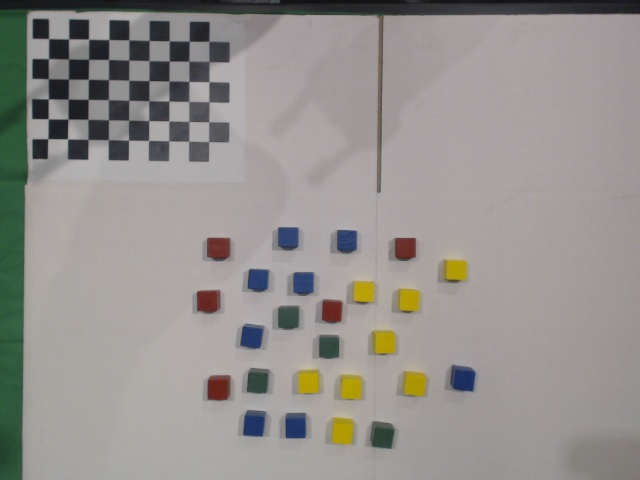
#> input picture perls/src/test.jpg, 640 x 480 px, found by its file name
$ python color_detect.py   (older library calls are emulated)
#> lines starting #> are read from the running program, lines starting #| are printed output that depends on the picture; after the words box and inside, x2 and y2 are one past the last pixel; in counts of white or black regions, pixels touching at a corner belong together
import numpy as np
import cv2
from cv2 import *

im = cv2.imread('test.jpg')
#> im is the input picture: shape (480, 640, 3); mean B, G, R 142.5, 146.2, 148.8

im = cv2.bilateralFilter(im,9,75,75)
im = cv2.fastNlMeansDenoisingColored(im,None,10,10,7,21)
hsv_img = cv2.cvtColor(im, cv2.COLOR_BGR2HSV)   # HSV image
#> hsv_img: shape (480, 640, 3); mean H, S, V 63.6, 20.5, 151.3

###################################
### YELLOW
###################################
# COLOR_MIN = np.array([20, 100, 100],np.uint8)       # HSV color code lower and upper bounds
# COLOR_MAX = np.array([30, 255, 255],np.uint8)       # color yellow
#
# frame_threshed = cv2.inRange(hsv_img, COLOR_MIN, COLOR_MAX)     # Thresholding image
# ret, thresh = cv2.threshold(frame_threshed,127,255,0)

###################################
### RED
# [13 lines of commented-out code are left out]
### BLUE
###################################
COLOR_MIN = np.array([110, 50, 50], dtype=np.uint8)
COLOR_MAX = np.array([130, 255, 255], dtype=np.uint8)

frame_threshed = cv2.inRange(hsv_img, COLOR_MIN, COLOR_MAX)     # Thresholding image
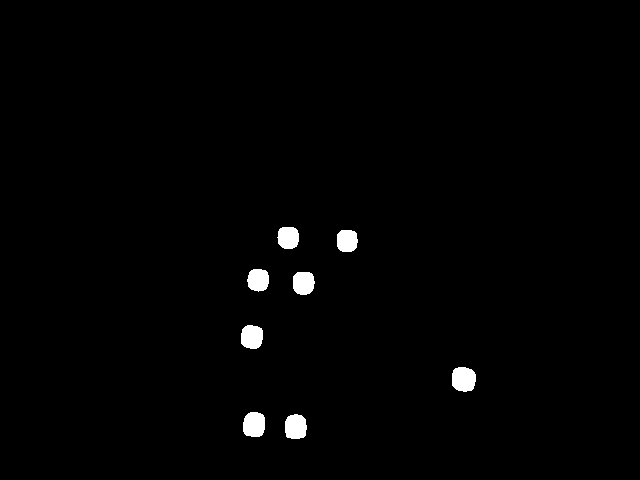
#> frame_threshed: shape (480, 640); 1.2% white; 8 white regions
ret, thresh = cv2.threshold(frame_threshed,127,255,0)


image, contours, hierarchy = cv2.findContours(thresh,cv2.RETR_TREE, cv2.CHAIN_APPROX_SIMPLE)
#> contours = 8 contours; box (x1, y1, x2, y2) and area: (452, 367, 476, 392) 468, (243, 412, 265, 437) 441, (285, 414, 307, 439) 431, (241, 325, 263, 349) 412, (293, 272, 315, 295) 398, (247, 269, 269, 292) 377, (277, 227, 299, 249) 375, (337, 230, 358, 252) 370

for k, cnt in enumerate(contours):
    # print(cnt)
    print(k)
    x, y, w, h = cv2.boundingRect(cnt)
    # print x,
    # print y
    cv2.rectangle(im,(x,y),(x+w,y+h),(0,255,0),2)
#> this loop made 8 passes
#> (x, y, w, h) on passes 1 to 8: (285, 414, 22, 25), (243, 412, 22, 25), (452, 367, 24, 25), (241, 325, 22, 24), (293, 272, 22, 23), (247, 269, 22, 23), (337, 230, 21, 22), (277, 227, 22, 22)
#| 0
#| 1
#| 2
#| 3
#| 4
#| 5
#| 6
#| 7
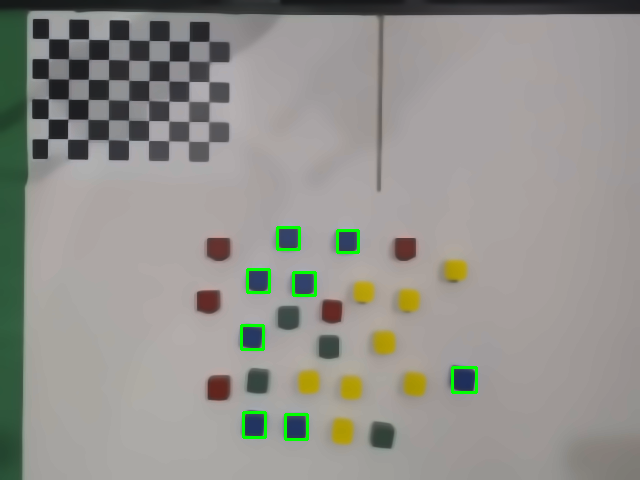
#> im: shape (480, 640, 3); mean B, G, R 141.6, 146.9, 147.8

cv2.imshow("Show",im)
cv2.imwrite("extracted.jpg", im)
cv2.waitKey()
cv2.destroyAllWindows()
